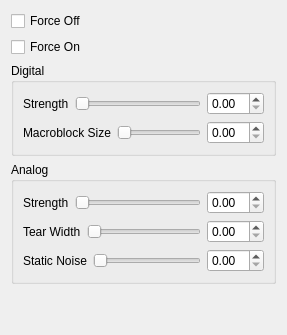
           <widget class="QWidget" name="tab_fx_glitch">
            <attribute name="title">
             <string>4. FX</string>
            </attribute>
            <layout class="QVBoxLayout" name="verticalLayout_12">
             <item>
              <widget class="QCheckBox" name="chk_master_glitch_bypass">
               <property name="text">
                <string>Force Off</string>
               </property>
              </widget>
             </item>
             <item>
              <widget class="QCheckBox" name="chk_master_glitch_force">
               <property name="text">
                <string>Force On</string>
               </property>
              </widget>
             </item>
             <item>
              <widget class="QGroupBox" name="box_digi_glitch">
               <property name="title">
                <string>Digital</string>
               </property>
               <layout class="QVBoxLayout" name="verticalLayout_digi">
                <item>
                 <layout class="QHBoxLayout" name="row_digi_amt">
                  <item>
                   <widget class="QLabel" name="label_digi_amt">
                    <property name="text">
                     <string>Strength</string>
                    </property>
                   </widget>
                  </item>
                  <item>
                   <widget class="QSlider" name="sld_glitch_digi_amt">
                    <property name="orientation">
                     <enum>Qt::Orientation::Horizontal</enum>
                    </property>
                   </widget>
                  </item>
                  <item>
                   <widget class="QDoubleSpinBox" name="spin_glitch_digi_amt"/>
                  </item>
                 </layout>
                </item>
                <item>
                 <layout class="QHBoxLayout" name="row_digi_block">
                  <item>
                   <widget class="QLabel" name="label_digi_block">
                    <property name="text">
                     <string>Macroblock Size</string>
                    </property>
                   </widget>
                  </item>
                  <item>
                   <widget class="QSlider" name="sld_glitch_digi_block">
                    <property name="orientation">
                     <enum>Qt::Orientation::Horizontal</enum>
                    </property>
                   </widget>
                  </item>
                  <item>
                   <widget class="QDoubleSpinBox" name="spin_glitch_digi_block"/>
                  </item>
                 </layout>
                </item>
               </layout>
              </widget>
             </item>
             <item>
              <widget class="QGroupBox" name="box_ana_glitch">
               <property name="title">
                <string>Analog</string>
               </property>
               <layout class="QVBoxLayout" name="verticalLayout_ana">
                <item>
                 <layout class="QHBoxLayout" name="row_ana_amt">
                  <item>
                   <widget class="QLabel" name="label_ana_amt">
                    <property name="text">
                     <string>Strength</string>
                    </property>
                   </widget>
                  </item>
                  <item>
                   <widget class="QSlider" name="sld_glitch_ana_amt">
                    <property name="orientation">
                     <enum>Qt::Orientation::Horizontal</enum>
                    </property>
                   </widget>
                  </item>
                  <item>
                   <widget class="QDoubleSpinBox" name="spin_glitch_ana_amt"/>
                  </item>
                 </layout>
                </item>
                <item>
                 <layout class="QHBoxLayout" name="row_ana_tear">
                  <item>
                   <widget class="QLabel" name="label_ana_tear">
                    <property name="text">
                     <string>Tear Width</string>
                    </property>
                   </widget>
                  </item>
                  <item>
                   <widget class="QSlider" name="sld_glitch_ana_tear">
                    <property name="orientation">
                     <enum>Qt::Orientation::Horizontal</enum>
                    </property>
                   </widget>
                  </item>
                  <item>
                   <widget class="QDoubleSpinBox" name="spin_glitch_ana_tear"/>
                  </item>
                 </layout>
                </item>
                <item>
                 <layout class="QHBoxLayout" name="row_ana_noise">
                  <item>
                   <widget class="QLabel" name="label_ana_noise">
                    <property name="text">
                     <string>Static Noise</string>
                    </property>
                   </widget>
                  </item>
                  <item>
                   <widget class="QSlider" name="sld_glitch_ana_noise">
                    <property name="orientation">
                     <enum>Qt::Orientation::Horizontal</enum>
                    </property>
                   </widget>
                  </item>
                  <item>
                   <widget class="QDoubleSpinBox" name="spin_glitch_ana_noise"/>
                  </item>
                 </layout>
                </item>
               </layout>
              </widget>
             </item>
             <item>
              <spacer name="spacer_tab4">
               <property name="orientation">
                <enum>Qt::Orientation::Vertical</enum>
               </property>
               <property name="sizeHint" stdset="0">
                <size>
                 <width>20</width>
                 <height>40</height>
                </size>
               </property>
              </spacer>
             </item>
            </layout>
           </widget>
